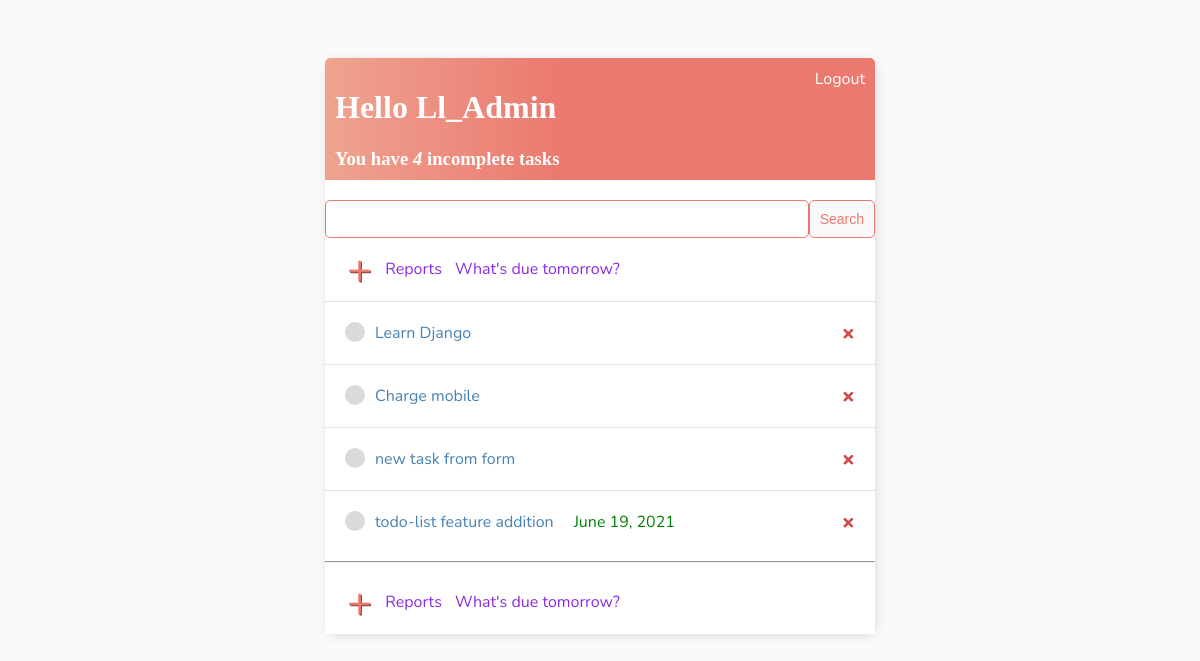
Page / (signed in) on the earlier database version.
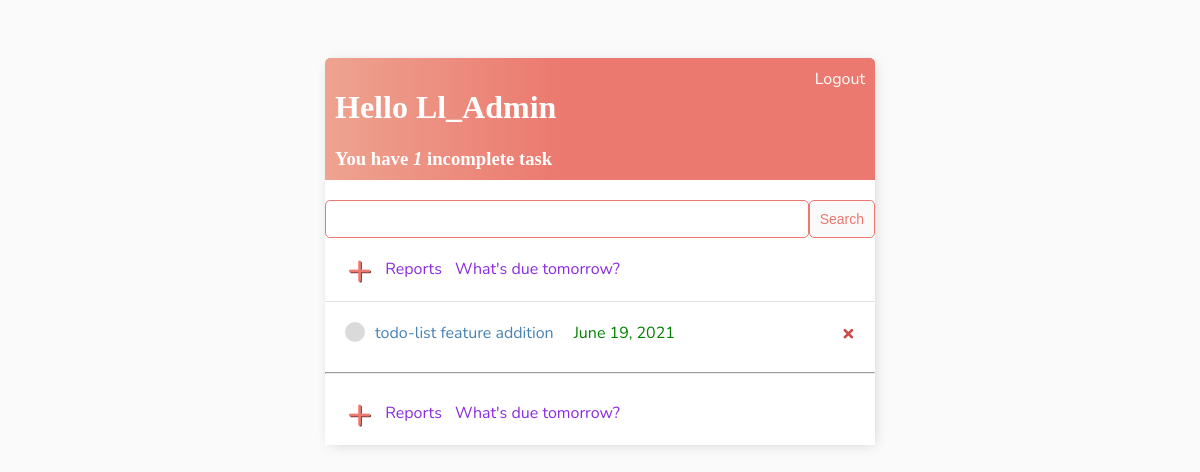
Same page on the later database version.
### base/models.py (models this page shows)
class Task(models.Model):
    user = models.ForeignKey(
        User, on_delete=models.CASCADE, null=True, blank=True)
    task = models.CharField(max_length=200)
    description = models.TextField(null=True, blank=True)
    created = models.DateTimeField(auto_now_add=True)
    due_date = models.DateField(default=datetime.date.today, null=True)
    task_priority = models.CharField(max_length=200, choices=PRIORITIES)
    complete = models.BooleanField()
    date_completed = models.DateField(null=True, blank=True)
    archive = models.BooleanField(default=False)
    def __str__(self):
        if len(self.task) > 30:
            return self.task[:40] + "..."
        return self.task

### base/views.py (the view)
# urls.py: path('', views.TaskList.as_view(), name='tasks'),
class TaskList(LoginRequiredMixin, ListView):
    model = Task
    context_object_name = 'tasks'
    ordering = '-complete'
    def get_context_data(self, **kwargs):
        context = super().get_context_data(**kwargs)
        context['tasks'] = context['tasks'].filter(user=self.request.user)
        context['count'] = context['tasks'].filter(complete=False).count()
        search_input = self.request.GET.get('search-area') or ''
        if search_input:
            context['tasks'] = context['tasks'].filter(
                task__icontains=search_input)
        return context

### base/templates/base/task_list.html (shortened to what this page needs)
{% extends 'base/main.html' %}
{% block content %}
<div class="header-bar">
    <div>
        <h1>Hello {{request.user|title}}</h1>
        <h3 style="margin: 0px;">You have <i>{{count}}</i> incomplete task{{count|pluralize:"s"}}
    </div>
    {% if request.user.is_authenticated %}
        <a href="{% url 'logout' %}">Logout</a>
    {% else %}
        <a href="{% url 'login' %}">Login</a>
    {% endif %}
</div>
<div class="search-add-wrapper">
    <form method="get" style="margin-top: 20px; display: flex;">
        <input type='text' name='search-area' value="{{search_input}}">
        <input class="button" type='submit' value='Search'>
    </form>
    <table class="main-bar-table">
        <tr>
            <td><a id="add-link" href="{% url 'task-create' %}">&#x2b;</a></td>
            <td><a href="{% url 'reports' %}">Reports</a></td>
            <td><a href="{% url 'tasks-due-tomorrow' %}">What's due tomorrow?</a>
        </tr>
    </table>
</div>
<div class="task-items-wrapper">
    {% for task in tasks %}
        {% if not task.archive%}
            <div class="task-wrapper">
                {% if task.complete %}
                <div class="task-title">
                    <div class="task-complete-icon"></div>
                    <i><s><a href="{% url 'task-edit' task.id %}">{{task}}</a></s></i>
                </div>
                <a class="delete-link" href="{% url 'task-delete' task.id %}">&#215;</a>
                {% else %}
                    <div class="task-title">
                    <div class="task-incomplete-icon"></div>
                   {% if task.task_priority == "HIGH" %}
                        <a style="color:red" href="{% url 'task-edit' task.id %}">{{task}}</a>
                    {% elif task.task_priority == 'LOW' %}
                         <a style="color:green" href="{% url 'task-edit' task.id %}">{{task}}</a>
                    {% else %}
                        <a href="{% url 'task-edit' task.id %}">{{task}}</a>
                    {% endif %}
                    {% if task.due_date %}
                        <div class="due-date">
                        {{task.due_date}}
                        </div>
                    {% endif %}
                </div>
                <a class="delete-link" href="{% url 'task-delete' task.id %}">&#215;</a>
                {% endif %}
            </div>
        {% endif %}
    {% endfor %}
</div>
<hr>
<table class="main-bar-table">
    <tr>
        <td><a id="add-link" href="{% url 'task-create' %}">&#x2b;</a></td>
        <td><a href="{% url 'reports' %}">Reports</a></td>
        <td><a href="{% url 'tasks-due-tomorrow' %}">What's due tomorrow?</a>
    </tr>
</table>
{% endblock content %}

Differences in the rows shown:
removed Task: task "Learn Django"
removed Task: task "Charge mobile"
removed Task: task "new task from form"
Other differences:
{{ count }}: "4" → "1"
